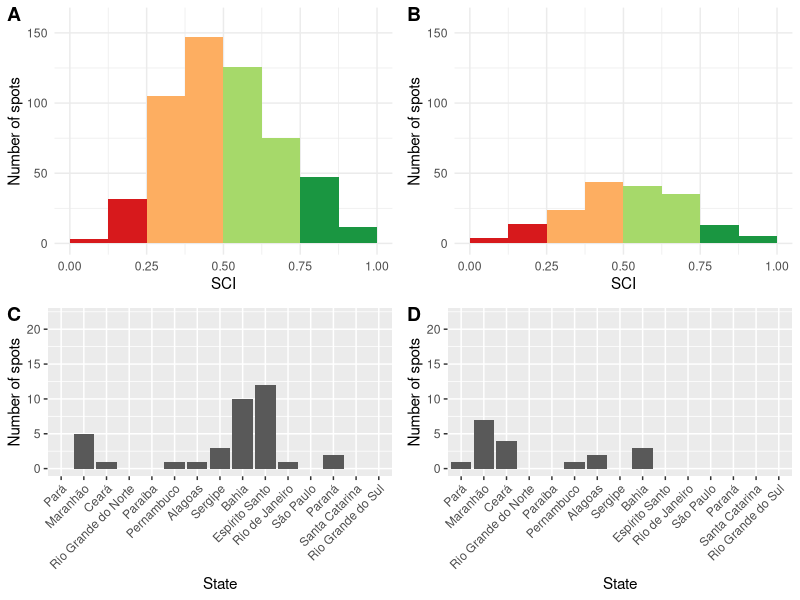

The R script that drew this image:
## ---- chunk 1
knitr::opts_chunk$set(echo = TRUE)

library(tidyverse)
library(here)
library(cowplot)
## ---- chunk 2
surf_spots <- read_csv(here("data", "surf_spot_states", "surf_spot_states.csv"))
sci_w_climate_10km <- read_csv(here("sci_w_climate.csv")) %>% 
  select(id, sci) %>% 
  mutate(sci_10km = sci) %>% 
  select(-sci)
sci_wo_climate_10km <- read_csv(here("sci_wo_climate.csv")) %>% 
  select(id, sci) %>% 
  mutate(sci_wo_climate = sci) %>% 
  select(-sci)
sci_w_climate_5km <- read_csv(here("sci_w_climate_5km.csv")) %>% 
  select(id, sci) %>% 
  mutate(sci_5km = sci) %>% 
  select(-sci)
sci_w_climate_1km <- read_csv(here("sci_w_climate_1km.csv")) %>% 
  select(id, sci) %>% 
  mutate(sci_1km = sci) %>% 
  select(-sci)

# join sci to surf spots using id
surf_spots <- left_join(surf_spots, sci_w_climate_10km, by = "id", keep = FALSE) %>% 
  left_join(sci_w_climate_5km, by = "id", keep = FALSE) %>% 
  left_join(sci_w_climate_1km, by = "id", keep = FALSE) %>% 
  left_join(sci_wo_climate_10km, by = "id", keep = FALSE)


# filter for each region
surf_spots_nne <- surf_spots %>% 
  filter(region == "Norte" | region == "Nordeste")
surf_spots_se <- surf_spots %>% 
  filter(region == "Sudeste")
surf_spots_s <- surf_spots %>% 
  filter(region == "Sul")
## ---- chunk 3
# make histograms for all of Brazil and each region
hist_w_clim <- ggplot(data = surf_spots, aes(x = sci_10km)) +
  geom_histogram(breaks = c(0, 0.125, 0.25, 0.375, 0.5, 0.625, 0.75, 0.875, 1), fill = c("#d7191c", "#d7191c", "#fdae61", "#fdae61", "#a6d96a", "#a6d96a", "#1a9641", "#1a9641")) +
  labs(x = "SCI", y = "Number of spots") +
  scale_y_continuous(limits = c(0, 160)) +
  theme_minimal()
hist_wo_clim <- ggplot(data = surf_spots, aes(x = sci_wo_climate)) +
  geom_histogram(breaks = c(0, 0.125, 0.25, 0.375, 0.5, 0.625, 0.75, 0.875, 1), fill = c("#d7191c", "#d7191c", "#fdae61", "#fdae61", "#a6d96a", "#a6d96a", "#1a9641", "#1a9641")) +
  labs(x = "SCI", y = "Number of spots") +
  scale_y_continuous(limits = c(0, 160)) +
  theme_minimal()
hist_5km <- ggplot(data = surf_spots, aes(x = sci_5km)) +
  geom_histogram(breaks = c(0, 0.125, 0.25, 0.375, 0.5, 0.625, 0.75, 0.875, 1), fill = c("#d7191c", "#d7191c", "#fdae61", "#fdae61", "#a6d96a", "#a6d96a", "#1a9641", "#1a9641")) +
  labs(x = "SCI", y = "Number of spots") +
  theme_minimal()
hist_1km <- ggplot(data = surf_spots, aes(x = sci_1km)) +
  geom_histogram(breaks = c(0, 0.125, 0.25, 0.375, 0.5, 0.625, 0.75, 0.875, 1), fill = c("#d7191c", "#d7191c", "#fdae61", "#fdae61", "#a6d96a", "#a6d96a", "#1a9641", "#1a9641")) +
  labs(x = "SCI", y = "Number of spots") +
  theme_minimal()

hist_nne <- ggplot(data = surf_spots_nne, aes(x = sci_10km)) +
  geom_histogram(breaks = c(0, 0.125, 0.25, 0.375, 0.5, 0.625, 0.75, 0.875, 1), fill = c("#d7191c", "#d7191c", "#fdae61", "#fdae61", "#a6d96a", "#a6d96a", "#1a9641", "#1a9641")) +
  scale_y_continuous(limits = c(0, 60)) +
  labs(x = "SCI", y = "Number of spots") +
  theme_minimal()
hist_se <- ggplot(data = surf_spots_se, aes(x = sci_10km)) +
  geom_histogram(breaks = c(0, 0.125, 0.25, 0.375, 0.5, 0.625, 0.75, 0.875, 1), fill = c("#d7191c", "#d7191c", "#fdae61", "#fdae61", "#a6d96a", "#a6d96a", "#1a9641", "#1a9641")) +
  scale_y_continuous(limits = c(0, 60)) +
  labs(x = "SCI", y = "Number of spots") +
  theme_minimal()
hist_s <- ggplot(data = surf_spots_s, aes(x = sci_10km)) +
  geom_histogram(breaks = c(0, 0.125, 0.25, 0.375, 0.5, 0.625, 0.75, 0.875, 1), fill = c("#d7191c", "#d7191c", "#fdae61", "#fdae61", "#a6d96a", "#a6d96a", "#1a9641", "#1a9641")) +
  scale_y_continuous(limits = c(0, 60)) +
  labs(x = "SCI", y = "Number of spots") +
  theme_minimal()
## ---- chunk 4
top_spots_by_state <- surf_spots %>% 
  group_by(state) %>% 
  summarize(count_10km = sum(sci_10km > 0.75), count_wo_clim = sum(sci_wo_climate > 0.75), count_5km = sum(sci_5km > 0.75), count_1km = sum(sci_1km > 0.75)) %>% 
  mutate(difference_5_10 = count_5km - count_10km) %>% 
  mutate(difference_1_10 = count_1km - count_10km) %>% 
  mutate(state = as.factor(state))

levels(top_spots_by_state$state) <- c("Pará", "Maranhão", "Ceará", "Rio Grande do Norte", "Paraíba", "Pernambuco", "Alagoas", "Sergipe", "Bahia", "Espírito Santo", "Rio de Janeiro", "São Paulo", "Paraná", "Santa Catarina", "Rio Grande do Sul")

states_w_clim <- ggplot(top_spots_by_state, aes(x = state, y = count_10km)) +
  geom_col() +
  theme(axis.text.x = element_text(angle = 45, vjust = 1, hjust = 1)) +
  scale_y_continuous(limits = c(0, 22)) +
  labs(x = "State", y = "Number of spots")

states_wo_clim <- ggplot(top_spots_by_state, aes(x = state, y = count_wo_clim)) +
  geom_col() +
  theme(axis.text.x = element_text(angle = 45, vjust = 1, hjust = 1)) +
  scale_y_continuous(limits = c(0, 22)) +
  labs(x = "State", y = "Number of spots")

states_5km <- ggplot(top_spots_by_state, aes(x = state, y = difference_5_10)) +
  geom_col() +
  theme(axis.text.x = element_text(angle = 45, vjust = 1, hjust = 1)) +
  labs(x = "State", y = "Number of spots")

states_1km <- ggplot(top_spots_by_state, aes(x = state, y = difference_1_10)) +
  geom_col() +
  theme(axis.text.x = element_text(angle = 45, vjust = 1, hjust = 1)) +
  labs(x = "State", y = "Number of spots")
## ---- chunk 5
figure <- plot_grid(hist_wo_clim, hist_w_clim, states_wo_clim, states_w_clim, labels = "AUTO", ncol = 2)

figure
